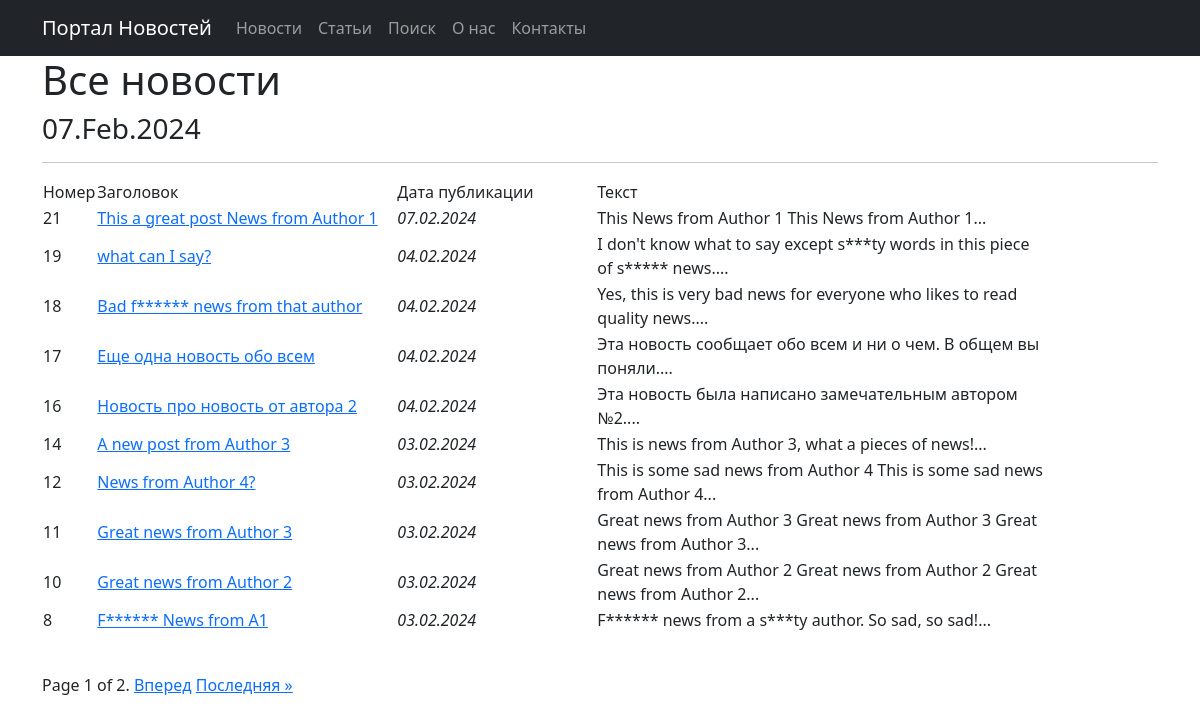
Page /news/ on the committed database.
### news/models.py (models this page shows, shortened)
class Post(models.Model):
    article = 'AR'
    news = 'NW'
    POST_GENRE = [
        (article, 'Статья'),
        (news, 'Новость')
    ]
    author = models.ForeignKey(Author, on_delete=models.CASCADE)
    post_genre = models.CharField(max_length=2, choices=POST_GENRE)
    post_title = models.CharField(max_length=128)
    post_text = models.TextField()
    post_rating = models.IntegerField(default=0)
    post_time = models.DateTimeField(auto_now_add=True)
    category = models.ManyToManyField(Category, through='PostCategory')
    def preview(self):
        words = self.post_text.split()
        preview_text = ' '.join(words[:20])
        return f"{preview_text}..."

### news/views.py (the view)
# urls.py: path('news/', NewsList.as_view(), name='news_list'),
class NewsList(ListView):
    model = Post
    ordering = '-post_time'
    template_name = 'news.html'
    context_object_name = 'posts'
    paginate_by = 10
    def get_queryset(self):
        queryset = super().get_queryset()
        return queryset.filter(post_genre='NW')

### news/templatetags/custom_filters.py (called while the page is built)
@register.filter
def format_time(value, format_string='d.m.Y'):
    return date(value, format_string)

@register.filter()
def censor(value):
    censored_value = value
    for word in censored_words:
        if len(word) > 1:
            replacement = word[0] + '*' * (len(word) - 1)
            censored_value = censored_value.replace(word.lower(), replacement.lower(), 1)
            censored_value = censored_value.replace(word.capitalize(), replacement.capitalize(), 1)
            censored_value = censored_value.replace(word.upper(), replacement.upper(), 1)
    return censored_value

### news/templatetags/custom_tags.py (called while the page is built)
@register.simple_tag()
def current_date(format_string='%d.%b.%Y'):
    return datetime.utcnow().strftime(format_string)

### templates/news.html (shortened to what this page needs)
{% extends 'flatpages/default.html' %}
{% load custom_filters %}!
{% load custom_tags %}
{% block content %}
<h1>Все новости</h1>
<h3>{% current_date '%d.%b.%Y' %}</h3>
   <hr>
   {% if posts %}
       <table>
           <tr>
               <td style="...">Номер</td>
               <td style="width:300px; text-align:left;">Заголовок</td>
               <td style="width:200px; text-align:left;">Дата публикации</td>
               <td style="width:450px; text-align:left;">Текст</td>
           </tr>
           {% for post in posts %}
           <tr>
               <td>{{ post.pk }}</td>
               <td><a href=" {% url 'post_detail' post_genre=post.post_genre pk=post.pk %}">{{ post.post_title|censor }}</a></td>
               <td><em>{{ post.post_time|format_time }}</em></td>
               <td>{{ post.preview|censor }}</td>
               <td>
                </td>
           </tr>
           {% endfor %}
       </table>
   {% else %}
       <h2>Новостей нет!</h2>
   {% endif %}
<p>&nbsp</p>
<div class="pagination">
    <span class="step-links">
        <span class="current">
            Page {{ page_obj.number }} of {{ page_obj.paginator.num_pages }}.
        </span>
        {% if page_obj.has_next %}
            <a href="?page={{ page_obj.next_page_number }}">Вперед</a>
            <a href="?page={{ page_obj.paginator.num_pages }}">Последняя &raquo;</a>
        {% endif %}
    </span>
</div>
{% endblock content %}

### rows in the picture
Post: pk "21", post_title|censor "This a great post News from Author 1", post_time "07.02.2024", preview|censor "This News from Author 1 This News from Author 1..."
Post: pk "19", post_title|censor "what can I say?", post_time "04.02.2024", preview|censor "I don't know what to say except s***ty words in this piece of s***** news...."
Post: pk "18", post_title|censor "Bad f****** news from that author", post_time "04.02.2024", preview|censor "Yes, this is very bad news for everyone who likes to read quality news...."
Post: pk "17", post_title|censor "Еще одна новость обо всем", post_time "04.02.2024", preview|censor "Эта новость сообщает обо всем и ни о чем. В общем вы поняли...."
Post: pk "16", post_title|censor "Новость про новость от автора 2", post_time "04.02.2024", preview|censor "Эта новость была написано замечательным автором №2...."
Post: pk "14", post_title|censor "A new post from Author 3", post_time "03.02.2024", preview|censor "This is news from Author 3, what a pieces of news!..."
Post: pk "12", post_title|censor "News from Author 4?", post_time "03.02.2024", preview|censor "This is some sad news from Author 4 This is some sad news from Author 4..."
Post: pk "11", post_title|censor "Great news from Author 3", post_time "03.02.2024", preview|censor "Great news from Author 3 Great news from Author 3 Great news from Author 3..."
Post: pk "10", post_title|censor "Great news from Author 2", post_time "03.02.2024", preview|censor "Great news from Author 2 Great news from Author 2 Great news from Author 2..."
Post: pk "8", post_title|censor "F****** News from A1", post_time "03.02.2024", preview|censor "F****** news from a s***ty author. So sad, so sad!..."

### other values in the picture
{{ page_obj.number }} "1"
{{ page_obj.paginator.num_pages }} "2"
